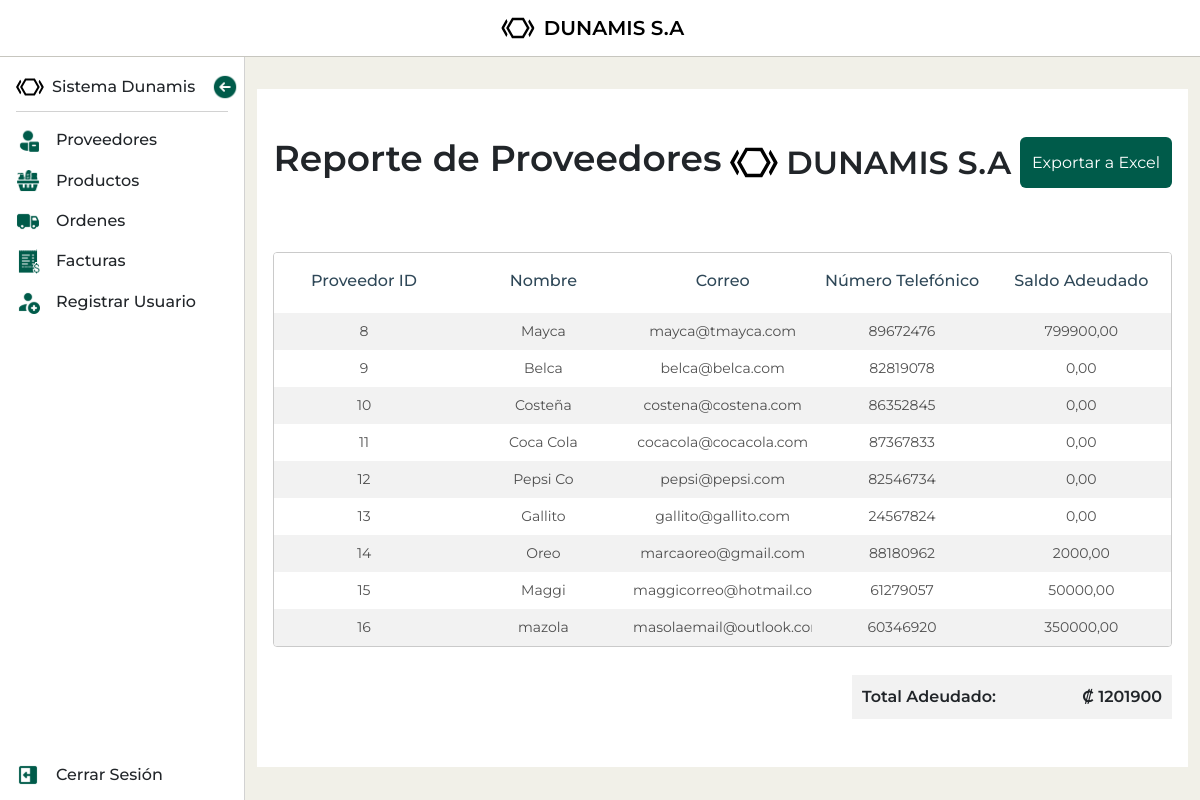
Page /proveedores/reporte/ (signed in) on the earlier database version.
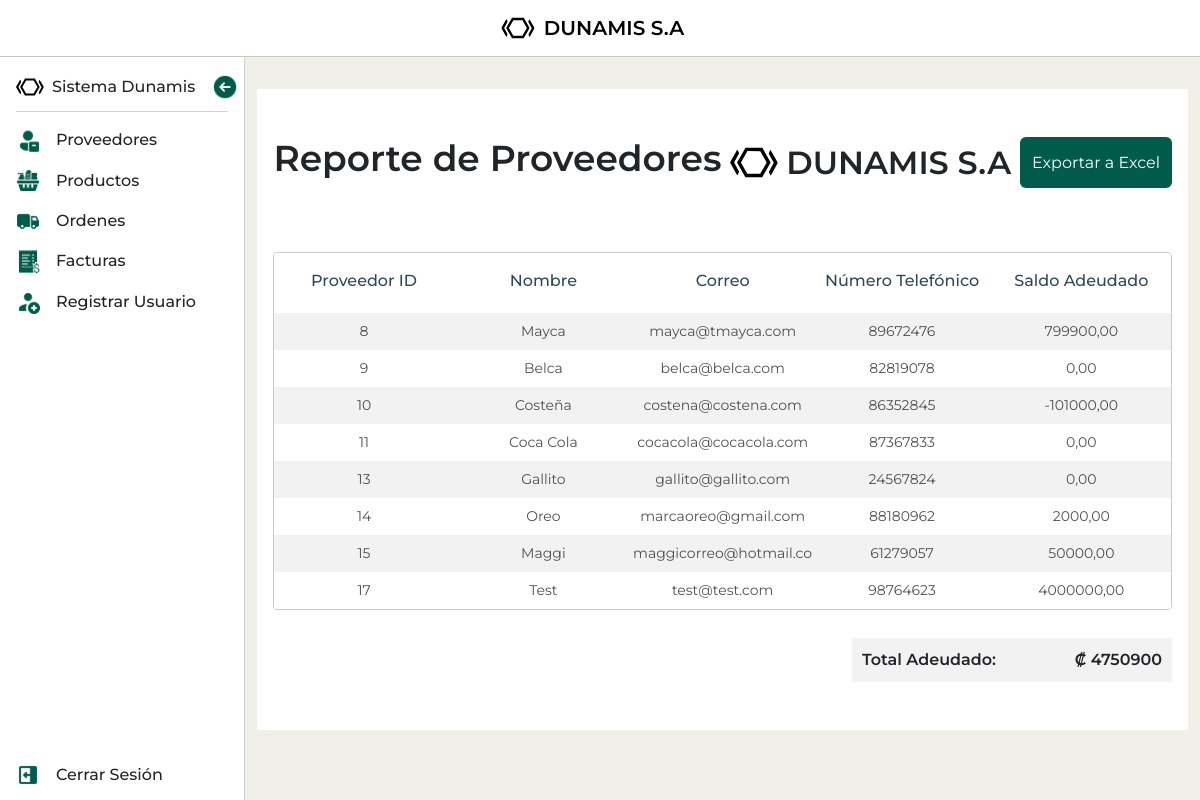
Same page on the later database version.
### mod_ventas/sub_mod_proveedores/models.py (models this page shows, shortened)
class Proveedor(models.Model):
    nombre = models.CharField(max_length=150)
    correo = models.EmailField(default='')
    numero_telefonico = models.IntegerField(default=0)
    tiempo_despacho_aprox = models.IntegerField(validators=[MinValueValidator(1)], default=0)
    saldo_adeudado = models.DecimalField(max_digits=10, decimal_places=2, default=0.00, validators=[MinValueValidator(0)])
    activo = models.BooleanField(default=True)
    slug = models.SlugField(default='', null=False)

### mod_ventas/sub_mod_proveedores/views.py (the view)
# urls.py: path('reporte/', ProveedorReportView.as_view(), name='proveedor_reporte'),
class ProveedorReportView(LoginRequiredMixin, View):
    template_name = 'sub_mod_proveedores/proveedor_report.html'
    def get(self, request):
        proveedores = Proveedor.objects.all()
        total_adeudado = proveedores.aggregate(Sum('saldo_adeudado'))['saldo_adeudado__sum'] or 0
        context = {
            'proveedores': proveedores,
            'total_adeudado': total_adeudado,
        }
        return render(request, self.template_name, context)

### mod_ventas/sub_mod_proveedores/templates/sub_mod_proveedores/proveedor_report.html
{% extends "base.html" %}
{% load static %}
{% block content %}
<section class="report">
	<div class="report-header">
		<h1 class="report-title">Reporte de Proveedores</h1>
		<div class="logo-container-report">
			<img class="logo" src="{% static 'img/logo.svg' %}" alt="Logo">
			DUNAMIS S.A
		</div>
		<a href="{% url 'proveedor_reporte_excel' %}" class="btn btn-primary">Exportar a Excel</a>
	</div>
	<div class="table-responsive">
		<table class="table report-table table-striped">
			<thead>
				<tr class="table-header">
					<th scope="col">Proveedor ID</th>
					<th scope="col">Nombre</th>
					<th scope="col">Correo</th>
					<th scope="col">Número Telefónico</th>
					<th scope="col">Saldo Adeudado</th>
				</tr>
			</thead>
			<tbody>
				{% for proveedor in proveedores %}
				<tr>
					<td>
						<p>{{ proveedor.id }}</p>
					</td>
					<td>
						<p>{{ proveedor.nombre }}</p>
					</td>
					<td>
						<p>{{ proveedor.correo }}</p>
					</td>
					<td>
						<p>{{ proveedor.numero_telefonico }}</p>
					</td>
					<td>
						<p>{{ proveedor.saldo_adeudado }}</p>
					</td>
				</tr>
				{% endfor %}
			</tbody>
		</table>
	</div>
	<div class="total-info">
		<div class="total-info-wrapper">
			<ul class="total-list">
				<li>Total Adeudado: <span>₡ {{ total_adeudado }}</span></li>
			</ul>
		</div>
	</div>
</section>
{% endblock %}

### templates/base.html (shortened to what this page needs)
{% load static %}
<!DOCTYPE html>
<html lang="es">
<head>
  <link href="https://cdn.jsdelivr.net/npm/bootstrap@5.3.3/dist/css/bootstrap.min.css" rel="stylesheet"
>
  <link rel="stylesheet" href="{% static 'css/styles.css' %}">
</head>
<body>
  <header>
    <nav class="navbar">
      <div class="container-fluid container-xxl">
        <div class="d-flex w-100">
          <div class="logo-container">
            <a class="navbar-brand" href="{% url 'home' %}">
              <img class="logo" src="{% static 'img/logo.svg' %}" alt="Logo">
              DUNAMIS S.A
            </a>
          </div>
        </div>
      </div>
    </nav>
  </header>
  <div class="layout">
    {% if user.is_authenticated %}
      <aside class="menu isOpen">
      <div class="menu-header">
        <div class="menu-title">
          <img src="{% static 'img/logo.svg' %}" alt="">
          <h2>Sistema Dunamis</h2>
        </div>
        <label for="menu-button"><div class="menu-arrow"></div></label>
      </div>
      <ul class="navbar-nav">
        <li class="nav-item">
          <a class="nav-link active" href="{% url 'proveedor_list' %}">
            <img class="nav-icon" src="{% static 'icons/proveedores.svg' %}" alt="icono de inventario">
            <p class="item-name">Proveedores</p>
          </a>
        </li>
        <li class="nav-item">
          <a class="nav-link active" href="{% url 'producto_list' %}">
            <img class="nav-icon" src="{% static 'icons/inventario.png' %}" alt="icono de inventario">
            <p class="item-name">Productos</p>
          </a>
        </li>
        <li class="nav-item">
          <a class="nav-link active" href="{% url 'lista_ordenes' %}">
            <img class="nav-icon" src="{% static 'icons/Ordenes.svg' %}" alt="icono de inventario">
            <p class="item-name">Ordenes</p>
          </a>
        </li>
        <li class="nav-item">
          <a class="nav-link active" href="{% url 'facturas' %}">
            <img class="nav-icon" src="{% static 'icons/facturas.svg' %}" alt="icono de inventario">
            <p class="item-name">Facturas</p>
          </a>
        </li>
        <li class="nav-item">
          <a class="nav-link active" href="{% url 'register' %}">
            <img class="nav-icon" src="{% static 'icons/add-user.svg' %}" alt="icono de inventario">
            <p class="item-name">Registrar Usuario</p>
          </a>
        </li>
        <li class="nav-item logout">
          <a class="nav-link active" href="{% url 'logout' %}">
            <img class="nav-icon" src="{% static 'icons/logout.svg' %}" alt="icono de inventario">
            <p class="item-name">Cerrar Sesión</p>
          </a>
        </li>
      </ul>
      </aside>
    {% endif %}
    <main>
      <div class="wrapper container">
        {% block content %}
        {% endblock  %}
      </div>
    </main>
  </div>
</body>
</html>

### static/css/styles.css (style rules this page uses)
:root { --primary-color: #005b4a; --secondary-color: #2F4858; --font-color: #252525; --bg-color: #F1F0E8; }
body { height: 100vh; overflow: hidden; font-family: "Montserrat"; background-color: var(--bg-color); }
.layout { display: flex; border-top: 1px solid rgba(0, 0, 0, 0.175); height: calc(100% - 53px); }
main { height: calc(100vh - 53px); width: 100%; overflow: auto; }
.wrapper { margin: 0 auto; }
.navbar { background-color: #fff; padding: 8px 0; }
.logo-container { display: flex; justify-content: center; width: 100%; }
.navbar-brand { display: flex; justify-content: center; align-items: center; gap: 8px; text-align: center; font-weight: 600; }
.navbar-brand img { width: 36px; height: 24px; }
.navbar-nav { font-size: 20px; font-weight: 500; }
.menu { display: flex; width: 58px; height: 100%; flex-direction: column; gap: 16px; padding: 16px; background-color: #fff; border-right: 1px solid rgba(0, 0, 0, 0.175); transition: width 200ms ease-in-out; overflow: hidden; }
.menu.isOpen { width: 300px; }
.menu-arrow { height: 28px; cursor: pointer; width: 28px; background-size: contain; background-image: url("../icons/right-arrow.png"); }
.menu.isOpen .menu-arrow { height: 28px; cursor: pointer; width: 28px; background-size: contain; background-image: url("../icons/left-arrow.png"); }
.menu-header { display: flex; flex-direction: column; gap: 16px; padding-bottom: 10px; border: none; }
.menu.isOpen .menu-header { display: flex; flex-direction: row; justify-content: space-between; align-items: center; padding-bottom: 10px; border-bottom: 1px solid rgba(0, 0, 0, 0.175); }
.menu-title { display: flex; align-items: center; gap: 8px; }
.menu.isOpen .menu-title { display: flex; }
.menu-title img { width: 28px; }
.menu-title h2 { font-size: 16px; margin: 0; visibility: hidden; text-wrap: nowrap; }
.menu.isOpen .menu-title h2 { visibility: visible; }
.menu .nav-link { display: flex; align-items: center; padding: 0; gap: 16px; color: var(--font-color); }
.item-name { margin: 0; font-size: 16px; font-weight: 500; display: none; text-wrap: nowrap ; }
.menu.isOpen .item-name { display: block; }
.nav-item.logout { margin-top: auto; }
.menu .nav-icon { width: 24px; }
.menu .navbar-nav { display: flex; gap: 16px; height: 100%; }
.btn { display: flex; align-items: center; gap: 10px; color: #fff; outline: none; border: none; background-color: var(--primary-color); transition: background-color 300ms ease-in-out; }
.table-responsive { width: 100%!important; }
.table { overflow: hidden; max-width: 1460px; border-radius: 4px; border-spacing: 0; border-collapse: separate; border: 1px solid #CACACA; }
th, .provider-table th { min-width: 122px; max-width: 122px; padding: 16px 0px 20px !important; overflow: hidden; text-align: center; font-weight: 500; white-space: nowrap; text-overflow: ellipsis; color: var(--secondary-color) !important; border-bottom: none; cursor: pointer; }
tbody td { min-width: 122px; max-width: 122px; padding: 8px 0px !important; text-align: center; vertical-align: middle; border-bottom: none; }
tbody td p { width: 100%; margin: 0; overflow: hidden; text-align: center; text-overflow: ellipsis; font-size: 14px; color: rgba(37, 37, 37, 0.8) !important; display: -webkit-box; -webkit-line-clamp: 2; -webkit-box-orient: vertical; }
.report-table th, .report-table td { min-width: fit-content; width: 10px; max-width: 10px; }
.report { margin-top: 32px; background-color: #fff; padding: 48px 16px; }
.report-header { display: flex; justify-content: space-between; margin-bottom: 64px; }
.logo-container-report { display: flex; align-items: center ; font-size: 32px; font-weight: 600; gap: 8px; }
.logo-container-report img { width: 48px; }
.report-title { font-size: 36px; font-weight: 600; }
.total-info { margin-top: 12px; display: flex; flex-direction: column; justify-content: end; align-items: end; }
.total-info-wrapper { background-color: #f2f2f2; width: 320px; }
.total-list { padding: 0; margin: 0; list-style: none; }
.total-list li { display: flex; justify-content: space-between; font-size: 16px; font-weight: 600; padding: 10px; }

Differences in the rows shown:
removed Proveedor: id "12", nombre "Pepsi Co", correo "pepsi@pepsi.com", numero_telefonico "82546734", saldo_adeudado "0,00"
removed Proveedor: id "16", nombre "mazola", correo "masolaemail@outlook.c…", numero_telefonico "60346920", saldo_adeudado "350000,00"
changed Proveedor "Costeña": saldo_adeudado "0,00" → "-101000,00"
added Proveedor: id "17", nombre "Test", correo "test@test.com", numero_telefonico "98764623", saldo_adeudado "4000000,00"
Other differences:
{{ total_adeudado }}: "1201900" → "4750900"
